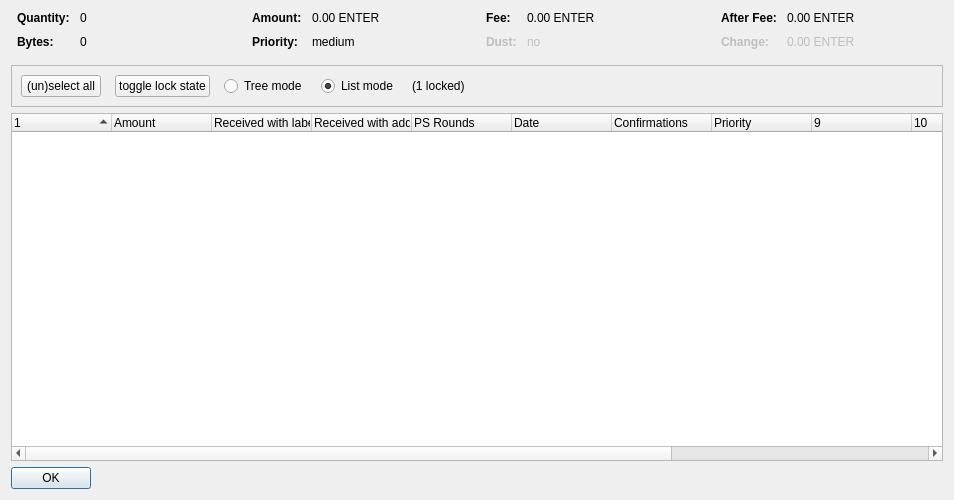
<?xml version="1.0" encoding="UTF-8"?>
<ui version="4.0">
 <class>CoinControlDialog</class>
 <widget class="QDialog" name="CoinControlDialog">
  <property name="geometry">
   <rect>
    <x>0</x>
    <y>0</y>
    <width>954</width>
    <height>500</height>
   </rect>
  </property>
  <property name="windowTitle">
   <string>Coin Selection</string>
  </property>
  <layout class="QVBoxLayout" name="verticalLayout">
   <item>
    <layout class="QHBoxLayout" name="horizontalLayoutTop" stretch="0,0,0,0">
     <property name="topMargin">
      <number>0</number>
     </property>
     <property name="bottomMargin">
      <number>10</number>
     </property>
     <item>
      <layout class="QFormLayout" name="formLayoutCoinControl1">
       <property name="horizontalSpacing">
        <number>10</number>
       </property>
       <property name="verticalSpacing">
        <number>10</number>
       </property>
       <property name="leftMargin">
        <number>6</number>
       </property>
       <property name="rightMargin">
        <number>6</number>
       </property>
       <item row="0" column="0">
        <widget class="QLabel" name="labelCoinControlQuantityText">
         <property name="font">
          <font>
           <weight>75</weight>
           <bold>true</bold>
          </font>
         </property>
         <property name="text">
          <string>Quantity:</string>
         </property>
        </widget>
       </item>
       <item row="0" column="1">
        <widget class="QLabel" name="labelCoinControlQuantity">
         <property name="cursor">
          <cursorShape>IBeamCursor</cursorShape>
         </property>
         <property name="contextMenuPolicy">
          <enum>Qt::ActionsContextMenu</enum>
         </property>
         <property name="text">
          <string notr="true">0</string>
         </property>
         <property name="textInteractionFlags">
          <set>Qt::LinksAccessibleByMouse|Qt::TextSelectableByKeyboard|Qt::TextSelectableByMouse</set>
         </property>
        </widget>
       </item>
       <item row="1" column="0">
        <widget class="QLabel" name="labelCoinControlBytesText">
         <property name="font">
          <font>
           <weight>75</weight>
           <bold>true</bold>
          </font>
         </property>
         <property name="text">
          <string>Bytes:</string>
         </property>
        </widget>
       </item>
       <item row="1" column="1">
        <widget class="QLabel" name="labelCoinControlBytes">
         <property name="cursor">
          <cursorShape>IBeamCursor</cursorShape>
         </property>
         <property name="contextMenuPolicy">
          <enum>Qt::ActionsContextMenu</enum>
         </property>
         <property name="text">
          <string notr="true">0</string>
         </property>
         <property name="textInteractionFlags">
          <set>Qt::LinksAccessibleByMouse|Qt::TextSelectableByKeyboard|Qt::TextSelectableByMouse</set>
         </property>
        </widget>
       </item>
      </layout>
     </item>
     <item>
      <layout class="QFormLayout" name="formLayoutCoinControl2">
       <property name="horizontalSpacing">
        <number>10</number>
       </property>
       <property name="verticalSpacing">
        <number>10</number>
       </property>
       <property name="leftMargin">
        <number>6</number>
       </property>
       <property name="rightMargin">
        <number>6</number>
       </property>
       <item row="0" column="0">
        <widget class="QLabel" name="labelCoinControlAmountText">
         <property name="font">
          <font>
           <weight>75</weight>
           <bold>true</bold>
          </font>
         </property>
         <property name="text">
          <string>Amount:</string>
         </property>
        </widget>
       </item>
       <item row="0" column="1">
        <widget class="QLabel" name="labelCoinControlAmount">
         <property name="cursor">
          <cursorShape>IBeamCursor</cursorShape>
         </property>
         <property name="contextMenuPolicy">
          <enum>Qt::ActionsContextMenu</enum>
         </property>
         <property name="text">
          <string notr="true">0.00 ENTER</string>
         </property>
         <property name="textInteractionFlags">
          <set>Qt::LinksAccessibleByMouse|Qt::TextSelectableByKeyboard|Qt::TextSelectableByMouse</set>
         </property>
        </widget>
       </item>
       <item row="1" column="0">
        <widget class="QLabel" name="labelCoinControlPriorityText">
         <property name="font">
          <font>
           <weight>75</weight>
           <bold>true</bold>
          </font>
         </property>
         <property name="text">
          <string>Priority:</string>
         </property>
        </widget>
       </item>
       <item row="1" column="1">
        <widget class="QLabel" name="labelCoinControlPriority">
         <property name="cursor">
          <cursorShape>IBeamCursor</cursorShape>
         </property>
         <property name="contextMenuPolicy">
          <enum>Qt::ActionsContextMenu</enum>
         </property>
         <property name="text">
          <string>medium</string>
         </property>
         <property name="textInteractionFlags">
          <set>Qt::LinksAccessibleByMouse|Qt::TextSelectableByKeyboard|Qt::TextSelectableByMouse</set>
         </property>
        </widget>
       </item>
      </layout>
     </item>
     <item>
      <layout class="QFormLayout" name="formLayoutCoinControl3">
       <property name="horizontalSpacing">
        <number>10</number>
       </property>
       <property name="verticalSpacing">
        <number>10</number>
       </property>
       <property name="leftMargin">
        <number>6</number>
       </property>
       <property name="rightMargin">
        <number>6</number>
       </property>
       <item row="0" column="0">
        <widget class="QLabel" name="labelCoinControlFeeText">
         <property name="font">
          <font>
           <weight>75</weight>
           <bold>true</bold>
          </font>
         </property>
         <property name="text">
          <string>Fee:</string>
         </property>
        </widget>
       </item>
       <item row="0" column="1">
        <widget class="QLabel" name="labelCoinControlFee">
         <property name="cursor">
          <cursorShape>IBeamCursor</cursorShape>
         </property>
         <property name="contextMenuPolicy">
          <enum>Qt::ActionsContextMenu</enum>
         </property>
         <property name="text">
          <string notr="true">0.00 ENTER</string>
         </property>
         <property name="textInteractionFlags">
          <set>Qt::LinksAccessibleByMouse|Qt::TextSelectableByKeyboard|Qt::TextSelectableByMouse</set>
         </property>
        </widget>
       </item>
       <item row="1" column="0">
        <widget class="QLabel" name="labelCoinControlLowOutputText">
         <property name="enabled">
          <bool>false</bool>
         </property>
         <property name="font">
          <font>
           <weight>75</weight>
           <bold>true</bold>
          </font>
         </property>
         <property name="text">
          <string>Dust:</string>
         </property>
        </widget>
       </item>
       <item row="1" column="1">
        <widget class="QLabel" name="labelCoinControlLowOutput">
         <property name="enabled">
          <bool>false</bool>
         </property>
         <property name="cursor">
          <cursorShape>IBeamCursor</cursorShape>
         </property>
         <property name="contextMenuPolicy">
          <enum>Qt::ActionsContextMenu</enum>
         </property>
         <property name="text">
          <string>no</string>
         </property>
         <property name="textInteractionFlags">
          <set>Qt::LinksAccessibleByMouse|Qt::TextSelectableByKeyboard|Qt::TextSelectableByMouse</set>
         </property>
        </widget>
       </item>
      </layout>
     </item>
     <item>
      <layout class="QFormLayout" name="formLayoutCoinControl4">
       <property name="horizontalSpacing">
        <number>10</number>
       </property>
       <property name="verticalSpacing">
        <number>10</number>
       </property>
       <property name="leftMargin">
        <number>6</number>
       </property>
       <property name="rightMargin">
        <number>6</number>
       </property>
       <item row="0" column="0">
        <widget class="QLabel" name="labelCoinControlAfterFeeText">
         <property name="font">
          <font>
           <weight>75</weight>
           <bold>true</bold>
          </font>
         </property>
         <property name="text">
          <string>After Fee:</string>
         </property>
        </widget>
       </item>
       <item row="0" column="1">
        <widget class="QLabel" name="labelCoinControlAfterFee">
         <property name="cursor">
          <cursorShape>IBeamCursor</cursorShape>
         </property>
         <property name="contextMenuPolicy">
          <enum>Qt::ActionsContextMenu</enum>
         </property>
         <property name="text">
          <string notr="true">0.00 ENTER</string>
         </property>
         <property name="textInteractionFlags">
          <set>Qt::LinksAccessibleByMouse|Qt::TextSelectableByKeyboard|Qt::TextSelectableByMouse</set>
         </property>
        </widget>
       </item>
       <item row="1" column="0">
        <widget class="QLabel" name="labelCoinControlChangeText">
         <property name="enabled">
          <bool>false</bool>
         </property>
         <property name="font">
          <font>
           <weight>75</weight>
           <bold>true</bold>
          </font>
         </property>
         <property name="text">
          <string>Change:</string>
         </property>
        </widget>
       </item>
       <item row="1" column="1">
        <widget class="QLabel" name="labelCoinControlChange">
         <property name="enabled">
          <bool>false</bool>
         </property>
         <property name="cursor">
          <cursorShape>IBeamCursor</cursorShape>
         </property>
         <property name="contextMenuPolicy">
          <enum>Qt::ActionsContextMenu</enum>
         </property>
         <property name="text">
          <string notr="true">0.00 ENTER</string>
         </property>
         <property name="textInteractionFlags">
          <set>Qt::LinksAccessibleByMouse|Qt::TextSelectableByKeyboard|Qt::TextSelectableByMouse</set>
         </property>
        </widget>
       </item>
      </layout>
     </item>
    </layout>
   </item>
   <item>
    <widget class="QFrame" name="frame">
     <property name="minimumSize">
      <size>
       <width>0</width>
       <height>40</height>
      </size>
     </property>
     <property name="frameShape">
      <enum>QFrame::StyledPanel</enum>
     </property>
     <property name="frameShadow">
      <enum>QFrame::Sunken</enum>
     </property>
     <layout class="QHBoxLayout" name="horizontalLayout">
      <item>
       <layout class="QHBoxLayout" name="horizontalLayoutPanel" stretch="0,0,0,0,0,0">
        <property name="spacing">
         <number>14</number>
        </property>
        <item>
         <widget class="QPushButton" name="pushButtonSelectAll">
          <property name="sizePolicy">
           <sizepolicy hsizetype="Maximum" vsizetype="Fixed">
            <horstretch>0</horstretch>
            <verstretch>0</verstretch>
           </sizepolicy>
          </property>
          <property name="text">
           <string>(un)select all</string>
          </property>
          <property name="autoDefault">
           <bool>false</bool>
          </property>
         </widget>
        </item>
        <item>
         <widget class="QPushButton" name="pushButtonToggleLock">
          <property name="sizePolicy">
           <sizepolicy hsizetype="Maximum" vsizetype="Fixed">
            <horstretch>0</horstretch>
            <verstretch>0</verstretch>
           </sizepolicy>
          </property>
          <property name="text">
           <string>toggle lock state</string>
          </property>
          <property name="autoDefault">
           <bool>false</bool>
          </property>
         </widget>
        </item>
        <item>
         <widget class="QRadioButton" name="radioTreeMode">
          <property name="sizePolicy">
           <sizepolicy hsizetype="Maximum" vsizetype="Fixed">
            <horstretch>0</horstretch>
            <verstretch>0</verstretch>
           </sizepolicy>
          </property>
          <property name="text">
           <string>Tree mode</string>
          </property>
         </widget>
        </item>
        <item>
         <widget class="QRadioButton" name="radioListMode">
          <property name="sizePolicy">
           <sizepolicy hsizetype="Maximum" vsizetype="Fixed">
            <horstretch>0</horstretch>
            <verstretch>0</verstretch>
           </sizepolicy>
          </property>
          <property name="text">
           <string>List mode</string>
          </property>
          <property name="checked">
           <bool>true</bool>
          </property>
         </widget>
        </item>
        <item>
         <widget class="QLabel" name="labelLocked">
          <property name="text">
           <string>(1 locked)</string>
          </property>
         </widget>
        </item>
        <item>
         <spacer name="horizontalSpacer">
          <property name="orientation">
           <enum>Qt::Horizontal</enum>
          </property>
          <property name="sizeHint" stdset="0">
           <size>
            <width>40</width>
            <height>20</height>
           </size>
          </property>
         </spacer>
        </item>
       </layout>
      </item>
     </layout>
    </widget>
   </item>
   <item>
    <widget class="CoinControlTreeWidget" name="treeWidget">
     <property name="contextMenuPolicy">
      <enum>Qt::CustomContextMenu</enum>
     </property>
     <property name="sortingEnabled">
      <bool>false</bool>
     </property>
     <property name="columnCount">
      <number>13</number>
     </property>
     <attribute name="headerShowSortIndicator" stdset="0">
      <bool>true</bool>
     </attribute>
     <attribute name="headerStretchLastSection">
      <bool>false</bool>
     </attribute>
     <column>
      <property name="text">
       <string/>
      </property>
     </column>
     <column>
      <property name="text">
       <string>Amount</string>
      </property>
     </column>
     <column>
      <property name="text">
       <string>Received with label</string>
      </property>
     </column>
     <column>
      <property name="text">
       <string>Received with address</string>
      </property>
     </column>
     <column>
      <property name="text">
       <string>PS Rounds</string>
      </property>
     </column>
     <column>
      <property name="text">
       <string>Date</string>
      </property>
     </column>
     <column>
      <property name="text">
       <string>Confirmations</string>
      </property>
      <property name="toolTip">
       <string>Confirmed</string>
      </property>
     </column>
     <column>
      <property name="text">
       <string>Priority</string>
      </property>
     </column>
     <column>
      <property name="text">
       <string/>
      </property>
     </column>
     <column>
      <property name="text">
       <string/>
      </property>
     </column>
     <column>
      <property name="text">
       <string/>
      </property>
     </column>
     <column>
      <property name="text">
       <string/>
      </property>
     </column>
     <column>
      <property name="text">
       <string/>
      </property>
     </column>
    </widget>
   </item>
   <item>
    <widget class="QDialogButtonBox" name="buttonBox">
     <property name="sizePolicy">
      <sizepolicy hsizetype="Maximum" vsizetype="Fixed">
       <horstretch>0</horstretch>
       <verstretch>0</verstretch>
      </sizepolicy>
     </property>
     <property name="orientation">
      <enum>Qt::Horizontal</enum>
     </property>
     <property name="standardButtons">
      <set>QDialogButtonBox::Ok</set>
     </property>
    </widget>
   </item>
  </layout>
 </widget>
 <customwidgets>
  <customwidget>
   <class>CoinControlTreeWidget</class>
   <extends>QTreeWidget</extends>
   <header>coincontroltreewidget.h</header>
  </customwidget>
 </customwidgets>
 <resources/>
 <connections/>
</ui>
